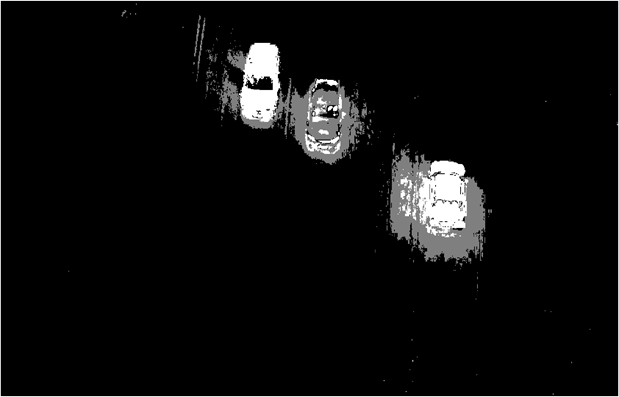
#> input picture carcount.png, 619 x 397 px, given in place of peopleCounter.avi, which was not available
$ python part7.py   (older library calls are emulated)
#> lines starting #> are read from the running program, lines starting #| are printed output that depends on the picture; after the words box and inside, x2 and y2 are one past the last pixel; in counts of white or black regions, pixels touching at a corner belong together; pictures that were not available may be replaced by others from this repository, and a replacement may not be noted
import numpy as np
import cv2
import Car
import time

cap = cv2.VideoCapture('peopleCounter.avi') #Open video file
fgbg = cv2.createBackgroundSubtractorMOG2(detectShadows = True) #Create the background substractor
kernelOp = np.ones((3,3),np.uint8)
kernelCl = np.ones((11,11),np.uint8)

#Variables
font = cv2.FONT_HERSHEY_SIMPLEX
cars = []
max_p_age = 5
pid = 1
areaTH = 500

while(cap.isOpened()):
    ret, frame = cap.read() #read a frame
#> frame is the input picture: shape (397, 619, 3); min 0, max 255, mean 13

    fgmask = fgbg.apply(frame) #Use the substractor
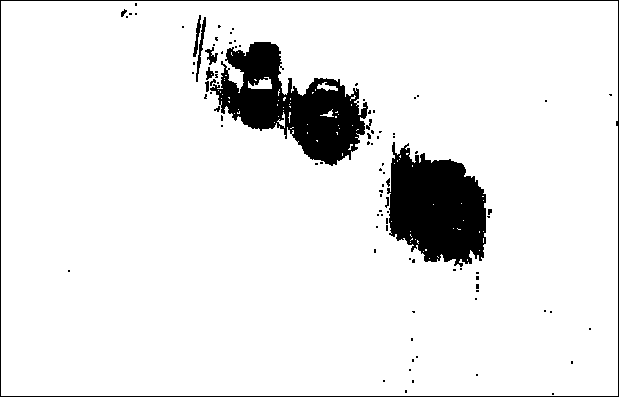
#> fgmask: shape (397, 619); values 127 (black) and 255 (white), 91.5% white; 97 black regions (82 under 20 px), largest, box (x1, y1, x2, y2) and area: (210, 42, 368, 166) 9067, (387, 142, 486, 267) 8659, (0, 0, 619, 397) 2038
    try:
        ret,imBin= cv2.threshold(fgmask,200,255,cv2.THRESH_BINARY)
        #Opening (erode->dilate)
        mask = cv2.morphologyEx(imBin, cv2.MORPH_OPEN, kernelOp)
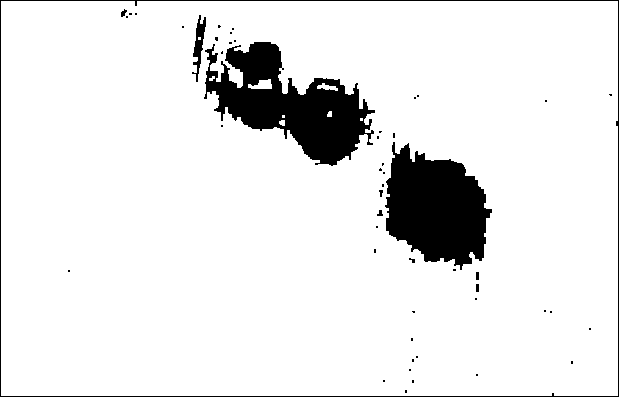
#> mask: shape (397, 619); 91.1% white; 51 black regions (43 under 20 px), largest, box (x1, y1, x2, y2) and area: (204, 42, 375, 166) 9996, (385, 142, 492, 270) 9039, (0, 0, 619, 397) 2054
        #Closing (dilate -> erode)
        mask =  cv2.morphologyEx(mask , cv2.MORPH_CLOSE, kernelCl)
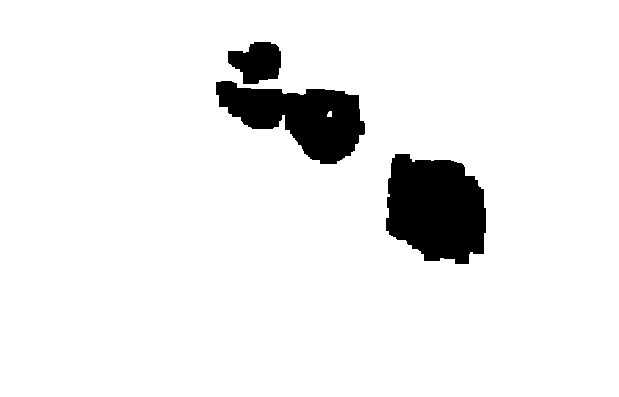
#> mask: shape (397, 619); 93% white; 3 black regions
    except:
        #if there are no more frames to show...
        print('EOF')
        break

    _, contours0, hierarchy = cv2.findContours(mask,cv2.RETR_EXTERNAL,cv2.CHAIN_APPROX_NONE)
#> contours0 = 1 contour; box (x1, y1, x2, y2) and area: (0, 0, 619, 397) 244728
    for cnt in contours0:
        cv2.drawContours(frame, cnt, -1, (0,255,0), 3, 8)
        area = cv2.contourArea(cnt)
        if area > areaTH:
            #################
            #   TRACKING    #
            #################
            M = cv2.moments(cnt)
            cx = int(M['m10']/M['m00'])
            cy = int(M['m01']/M['m00'])
            x,y,w,h = cv2.boundingRect(cnt)

            new = True
            for i in cars:
                if abs(x-i.getX()) <= w and abs(y-i.getY()) <= h:
                    # the object is close to one that was already detected before
                    new = False
                    i.updateCoords(cx,cy)  #Update coordinates on the object and resets age
                    break
            if new == True:
#> (the run stopped early here; a loop or call above may not have finished)
